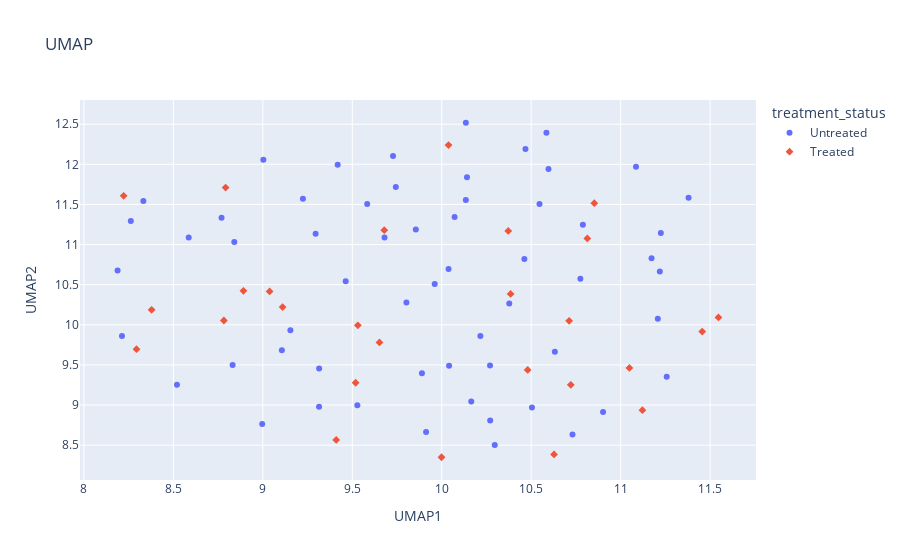

The notebook cell saved with this chart:
### Markdown cell above
# UMAP

### Code cell
# UMAP - Uniform Manifold Approximation and Projection for Dimension Reduction
# https://umap-learn.readthedocs.io/en/latest/
# https://towardsdatascience.com/umap-dimensionality-reduction-an-incredibly-robust-machine-learning-algorithm-b5acb01de568
#!pip install umap-learn
from umap import UMAP

# Configure UMAP hyperparameters
reducer = UMAP(n_neighbors=100, # default 15, The size of local neighborhood (in terms of number of neighboring sample points) used for manifold approximation.
               n_components=2, # default 2, The dimension of the space to embed into.
               metric='euclidean', # default 'euclidean', The metric to use to compute distances in high dimensional space.
               n_epochs=1000, # default None, The number of training epochs to be used in optimizing the low dimensional embedding. Larger values result in more accurate embeddings. 
               learning_rate=1.0, # default 1.0, The initial learning rate for the embedding optimization.
               init='spectral', # default 'spectral', How to initialize the low dimensional embedding. Options are: {'spectral', 'random', A numpy array of initial embedding positions}.
               min_dist=0.1, # default 0.1, The effective minimum distance between embedded points.
               spread=1.0, # default 1.0, The effective scale of embedded points. In combination with ``min_dist`` this determines how clustered/clumped the embedded points are.
               low_memory=False, # default False, For some datasets the nearest neighbor computation can consume a lot of memory. If you find that UMAP is failing due to memory constraints consider setting this option to True.
               set_op_mix_ratio=1.0, # default 1.0, The value of this parameter should be between 0.0 and 1.0; a value of 1.0 will use a pure fuzzy union, while 0.0 will use a pure fuzzy intersection.
               local_connectivity=1, # default 1, The local connectivity required -- i.e. the number of nearest neighbors that should be assumed to be connected at a local level.
               repulsion_strength=1.0, # default 1.0, Weighting applied to negative samples in low dimensional embedding optimization.
               negative_sample_rate=5, # default 5, Increasing this value will result in greater repulsive force being applied, greater optimization cost, but slightly more accuracy.
               transform_queue_size=4.0, # default 4.0, Larger values will result in slower performance but more accurate nearest neighbor evaluation.
               a=None, # default None, More specific parameters controlling the embedding. If None these values are set automatically as determined by ``min_dist`` and ``spread``.
               b=None, # default None, More specific parameters controlling the embedding. If None these values are set automatically as determined by ``min_dist`` and ``spread``.
               random_state=42, # default: None, If int, random_state is the seed used by the random number generator;
               metric_kwds=None, # default None) Arguments to pass on to the metric, such as the ``p`` value for Minkowski distance.
               angular_rp_forest=False, # default False, Whether to use an angular random projection forest to initialise the approximate nearest neighbor search.
               target_n_neighbors=-1, # default -1, The number of nearest neighbors to use to construct the target simplcial set. If set to -1 use the ``n_neighbors`` value.
               #target_metric='categorical', # default 'categorical', The metric used to measure distance for a target array is using supervised dimension reduction. By default this is 'categorical' which will measure distance in terms of whether categories match or are different. 
               #target_metric_kwds=None, # dict, default None, Keyword argument to pass to the target metric when performing supervised dimension reduction. If None then no arguments are passed on.
               #target_weight=0.5, # default 0.5, weighting factor between data topology and target topology.
               transform_seed=42, # default 42, Random seed used for the stochastic aspects of the transform operation.
               verbose=False, # default False, Controls verbosity of logging.
               unique=False, # default False, Controls if the rows of your data should be uniqued before being embedded. 
              )

# Fit and transform the data
X_trans = reducer.fit_transform(values) #_df.to_numpy()
print(X_trans)

umap_df = pd.DataFrame(X_trans, columns=['UMAP1','UMAP2'])
# Add index to values_df
new_df = values_df.reset_index()
# Add column matching index
finalDf = pd.concat([umap_df, new_df[['model']]], axis = 1)
#print(finalDf)
finalUMAPDf = finalDf.set_index('model').join(selected_models_df.set_index('model'))
print(finalUMAPDf)


# Plot
plotly_df = finalUMAPDf.reset_index()
fig = px.scatter(plotly_df[['UMAP1', 'UMAP2', 'treatment_status', 'model']], 
                 x="UMAP1", y="UMAP2", color="treatment_status", symbol="treatment_status", 
                 hover_data=['model'], title="UMAP")
fig.show()

### Figure 1 — Plotly figure (JSON) as saved in the notebook; plotly's stock layout.template omitted (floating-point values rounded to 4 significant figures)
{"data": [{"customdata": [["CTG-0102"], ["CTG-0178"], ["CTG-0184"], ["CTG-0464"], ["CTG-0743"], ["CTG-0765"], ["CTG-0828"], ["CTG-0924"], ["CTG-1253"], ["CTG-1275"], ["CTG-1309"], ["CTG-1316"], ["CTG-1441"], ["CTG-1535"], ["CTG-1726"], ["CTG-1762"], ["CTG-1814"], ["CTG-1878"], ["CTG-1879"], ["CTG-1885"], ["CTG-1927"], ["CTG-1928"], ["CTG-1955"], ["CTG-1992"], ["CTG-2011"], ["CTG-2026"], ["CTG-2033"], ["CTG-2082"], ["CTG-2123"], ["CTG-2210"], ["CTG-2261"], ["CTG-2271"], ["CTG-2311"], ["CTG-2330"], ["CTG-2367"], ["CTG-2466"], ["CTG-2487"], ["CTG-2531"], ["CTG-2538"], ["CTG-2548"], ["CTG-2554"], ["CTG-2555"], ["CTG-2557"], ["CTG-2558"], ["CTG-2569"], ["CTG-2572"], ["CTG-2575"], ["CTG-2751"], ["CTG-2776"], ["CTG-2784"], ["CTG-2823"], ["CTG-2841"], ["CTG-3115"], ["CTG-3121"], ["CTG-3188"], ["CTG-3213"], ["CTG-3293"], ["CTG-3493"], ["CTG-3569"]], "hovertemplate": "treatment_status=Untreated<br>UMAP1=%{x}<br>UMAP2=%{y}<br>model=%{customdata[0]}<extra></extra>", "legendgroup": "Untreated", "marker": {"color": "#636efa", "symbol": "circle"}, "mode": "markers", "name": "Untreated", "orientation": "v", "showlegend": true, "type": "scatter", "x": [8.586, 9.106, 9.315, 9.463, 10.9, 11.17, 10.73, 9.803, 10.59, 10.47, 9.528, 10.78, 11.26, 10.13, 10.13, 8.769, 8.188, 8.831, 9.68, 10.3, 9.743, 8.841, 10.22, 10.63, 11.21, 9.889, 8.997, 10.07, 8.332, 8.52, 9.855, 10.5, 10.17, 9.295, 9.314, 9.003, 10.6, 9.961, 9.913, 10.04, 11.22, 10.79, 9.728, 11.09, 11.22, 11.38, 10.38, 8.213, 9.154, 10.46, 9.418, 10.27, 9.224, 8.262, 10.27, 10.55, 10.04, 10.14, 9.583], "xaxis": "x", "y": [11.09, 9.683, 9.454, 10.54, 8.913, 10.83, 8.634, 10.28, 12.39, 12.19, 8.997, 10.57, 9.354, 11.56, 12.52, 11.33, 10.68, 9.498, 11.09, 8.501, 11.72, 11.03, 9.861, 9.664, 10.08, 9.397, 8.763, 11.34, 11.54, 9.252, 11.19, 8.971, 9.043, 11.14, 8.979, 12.06, 11.94, 10.51, 8.663, 9.489, 10.66, 11.25, 12.1, 11.97, 11.14, 11.58, 10.27, 9.861, 9.932, 10.82, 11.99, 8.807, 11.57, 11.29, 9.494, 11.5, 10.69, 11.84, 11.51], "yaxis": "y"}, {"customdata": [["CTG-0159"], ["CTG-0160"], ["CTG-0163"], ["CTG-0165"], ["CTG-0192"], ["CTG-0838"], ["CTG-0852"], ["CTG-1012"], ["CTG-1014"], ["CTG-1342"], ["CTG-1444"], ["CTG-1502"], ["CTG-1903"], ["CTG-1932"], ["CTG-2180"], ["CTG-2534"], ["CTG-2535"], ["CTG-2536"], ["CTG-2540"], ["CTG-2543"], ["CTG-2552"], ["CTG-2556"], ["CTG-2934"], ["CTG-2983"], ["CTG-2992"], ["CTG-3514"], ["CTG-3651"]], "hovertemplate": "treatment_status=Treated<br>UMAP1=%{x}<br>UMAP2=%{y}<br>model=%{customdata[0]}<extra></extra>", "legendgroup": "Treated", "marker": {"color": "#EF553B", "symbol": "diamond"}, "mode": "markers", "name": "Treated", "orientation": "v", "showlegend": true, "type": "scatter", "x": [11.55, 10.81, 10.85, 11.46, 10.72, 10.71, 10.63, 8.792, 9.111, 8.222, 11.05, 10.48, 8.294, 10.39, 8.892, 9.999, 8.782, 9.519, 11.12, 9.038, 10.04, 10.37, 9.41, 9.531, 8.378, 9.652, 9.679], "xaxis": "x", "y": [10.09, 11.08, 11.52, 9.916, 9.252, 10.05, 8.385, 11.71, 10.22, 11.61, 9.462, 9.438, 9.697, 10.39, 10.42, 8.349, 10.05, 9.278, 8.936, 10.42, 12.24, 11.17, 8.566, 9.994, 10.19, 9.78, 11.18], "yaxis": "y"}], "layout": {"legend": {"title": {"text": "treatment_status"}, "tracegroupgap": 0}, "title": {"text": "UMAP"}, "xaxis": {"anchor": "y", "domain": [0, 1], "title": {"text": "UMAP1"}}, "yaxis": {"anchor": "x", "domain": [0, 1], "title": {"text": "UMAP2"}}}}
